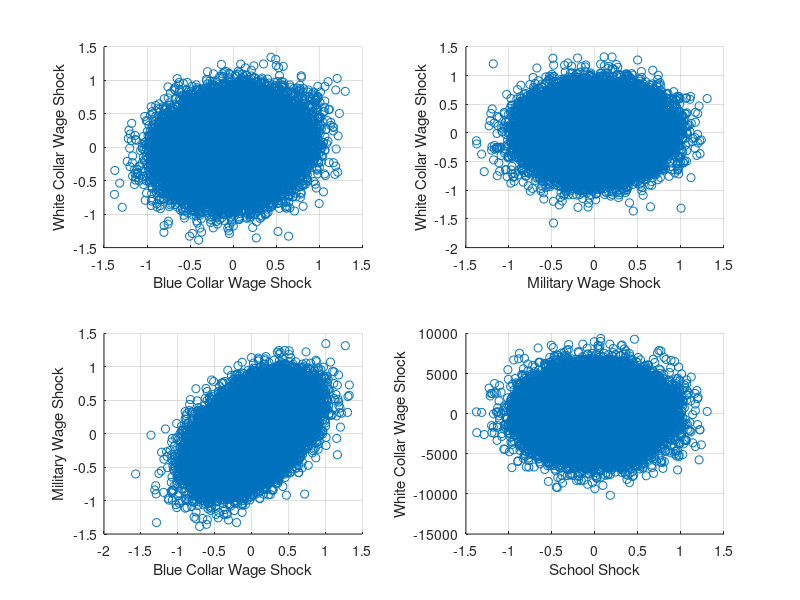

The MATLAB source for this figure: (Note: this script raises an error after producing the figure.)
%% Cholesky Decomposition Correlated Five Dimensional Multivariate Normal Shock
% *back to* <https://fanwangecon.github.io *Fan*>*'s* <https://fanwangecon.github.io/Math4Econ/ 
% *Intro Math for Econ*>*,*  <https://fanwangecon.github.io/M4Econ/ *Matlab Examples*>*, 
% or* <https://fanwangecon.github.io/CodeDynaAsset/ *Dynamic Asset*> *Repositories*
% 
% Generate variance-covariance matrix from correlation and standard deviation. 
% Draw five correlated normal shocks using the MVNRND function. Draw five correlated 
% normal shocks from uniform random variables using Cholesky Decomposition.
%% 
% * <https://fanwangecon.github.io/M4Econ/simulation/normal/htmlpdfm/fs_cholesky_decomposition.html 
% fs_cholesky_decomposition>
% * <https://fanwangecon.github.io/M4Econ/simulation/normal/htmlpdfm/fs_cholesky_decomposition_d5.html 
% fs_cholesky_decomposition_d5>
% * <https://fanwangecon.github.io/M4Econ/simulation/normal/htmlpdfm/fs_bivariate_normal.html 
% fs_bivariate_normal>
%% Correlation and Standard Deviations to Variance Covariance Matrix
% Given correlations and standard deviations, what is the variance and covariance 
% matrix? Assume mean 0. The first three variables are correlated, the final two 
% are iid. 
% 
% First the ingredients:

% mean array
ar_mu = [0,0,0,0,0];
% standard deviations
ar_sd = [0.3301, 0.3329, 0.3308, 2312, 13394];
% correlations 
mt_cor = ...
    [1,0.1226,0.0182,0,0;...
     0.1226,1,0.4727,0,0;...
     0.0182,0.4727,1,0,0;...
     0,0,0,1,0;...
     0,0,0,0,1];
% show
disp(mt_cor);
%% 
% Second, we know that variance is the square of standard deviation. And we 
% know the formula for covariance, which is variance divided by two standard deviations. 
% So for the example here, we have:

% initialize
mt_varcov = zeros([5,5]);
% variance
mt_varcov(eye(5)==1) = ar_sd.^2;
% covariance
mt_varcov(1,2) = mt_cor(1,2)*ar_sd(1)*ar_sd(2);
mt_varcov(2,1) = mt_varcov(1,2);
mt_varcov(1,3) = mt_cor(1,3)*ar_sd(1)*ar_sd(3);
mt_varcov(3,1) = mt_varcov(1,3);
mt_varcov(2,3) = mt_cor(2,3)*ar_sd(2)*ar_sd(3);
mt_varcov(3,2) = mt_varcov(2,3);
% show
disp(mt_varcov(1:3,1:3));
disp(mt_varcov(4:5,4:5));
%% Draw Five Correlated Shocks Using MVNRND
% Generate N5 correlated shock structure

% Generate Scores
rng(123);
N = 50000;
mt_kw97_eps = mvnrnd(ar_mu, mt_varcov, N);
% graph
figure();
% subfigure 1
subplot(2,2,1);
scatter(mt_kw97_eps(:,1), mt_kw97_eps(:,2));
ylabel('White Collar Wage Shock');
xlabel('Blue Collar Wage Shock')
grid on;
% subfigure 2
subplot(2,2,2);
scatter(mt_kw97_eps(:,1), mt_kw97_eps(:,3));
ylabel('White Collar Wage Shock');
xlabel('Military Wage Shock')
grid on;
% subfigure 3
subplot(2,2,3);
scatter(mt_kw97_eps(:,3), mt_kw97_eps(:,2));
ylabel('Military Wage Shock');
xlabel('Blue Collar Wage Shock')
grid on;
% subfigure 4
subplot(2,2,4);
scatter(mt_kw97_eps(:,1), mt_kw97_eps(:,4));
ylabel('White Collar Wage Shock');
xlabel('School Shock')
grid on;
%% 
% What are the covariance and correlation statistics?

disp([num2str(round(corrcoef(mt_kw97_eps),3))]);
disp([num2str(round(corrcoef(mt_kw97_eps),2))]);
%% Draw Five Correlated Shocks Using Cholesky Decomposition
% Following what we did for bivariate normal distribution, we can now do the 
% same for five different shocks at the same time (For more details see <https://eml.berkeley.edu/~train/distant.html 
% Train (2009)>):
%% 
% # Draw 5 normal random variables that are uncorrelated
% # Generate 5 correlated shocks
%% 
% Draw the shocks

% Draws uniform and invert to standard normal draws
rng(123);
ar_unif_draws = rand(1,N*5);
ar_normal_draws = norminv(ar_unif_draws);
ar_draws_eta_1 = ar_normal_draws((N*0+1):N*1);
ar_draws_eta_2 = ar_normal_draws((N*1+1):N*2);
ar_draws_eta_3 = ar_normal_draws((N*2+1):N*3);
ar_draws_eta_4 = ar_normal_draws((N*3+1):N*4);
ar_draws_eta_5 = ar_normal_draws((N*4+1):N*5);

% Choesley decompose the variance covariance matrix
mt_varcov_chol = chol(mt_varcov, 'lower');

% Generate correlated random normals
mt_kp97_eps_chol = ar_mu' + mt_varcov_chol*([...
    ar_draws_eta_1; ar_draws_eta_2; ar_draws_eta_3; ar_draws_eta_4; ar_draws_eta_5]);
mt_kp97_eps_chol = mt_kp97_eps_chol';
%% 
% Graph:

% graph
figure();
% subfigure 1
subplot(2,2,1);
scatter(mt_kp97_eps_chol(:,1), mt_kp97_eps_chol(:,2));
ylabel('CHOL White Collar Wage Shock');
xlabel('CHOL Blue Collar Wage Shock')
grid on;
% subfigure 2
subplot(2,2,2);
scatter(mt_kp97_eps_chol(:,1), mt_kp97_eps_chol(:,3));
ylabel('CHOL White Collar Wage Shock');
xlabel('CHOL Military Wage Shock')
grid on;
% subfigure 3
subplot(2,2,3);
scatter(mt_kp97_eps_chol(:,3), mt_kp97_eps_chol(:,2));
ylabel('CHOL Military Wage Shock');
xlabel('CHOL Blue Collar Wage Shock')
grid on;
% subfigure 4
subplot(2,2,4);
scatter(mt_kp97_eps_chol(:,1), mt_kp97_eps_chol(:,4));
ylabel('CHOL White Collar Wage Shock');
xlabel('CHOL School Shock')
grid on;
%% 
% What are the covariance and correlation statistics?

disp([num2str(round(corrcoef(mt_kp97_eps_chol),3))]);
disp([num2str(round(corrcoef(mt_kp97_eps_chol),2))]);